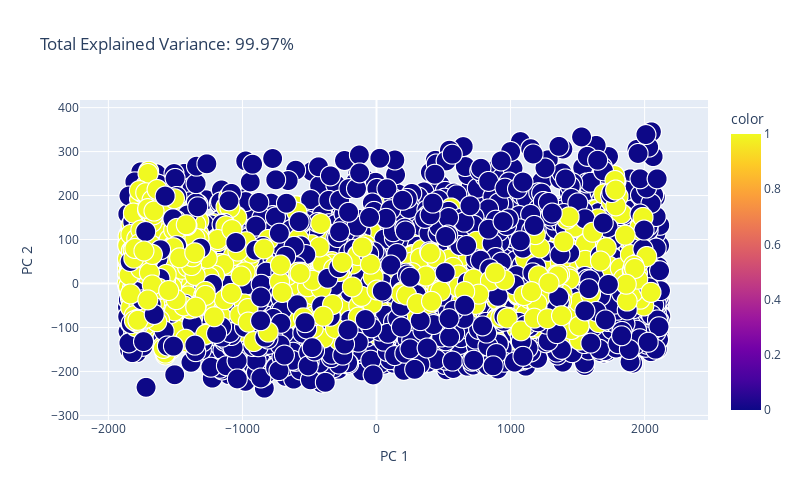

The cell this chart's notebook holds for it:
### Markdown cell above
##### Apply PCA to get the features for modelling

### Code cell
# 2 components
pca_2 = PCA(n_components = 2)
# features after pca
components_2 = pca_2.fit_transform(X_train)

total_var = pca_2.explained_variance_ratio_.sum() * 100

fig_pca = px.scatter(components_2, x = 0, y = 1, color = y_train, size = 0.1 * np.ones(len(X_train)), opacity = 1,
                     title = f'Total Explained Variance: {total_var:.2f}%',
                     labels = {'0': 'PC 1', '1': 'PC 2'},
                     width = 800, height = 500)
fig_pca.show()

### Figure 1 — Plotly figure (JSON) as saved in the notebook; plotly's stock layout.template omitted (floating-point values rounded to 4 significant figures; data arrays with more than 128 entries replaced by an {"elided": "..."} marker saying what was removed)
{"data": [{"hovertemplate": "PC 1=%{x}<br>PC 2=%{y}<br>size=%{marker.size}<br>color=%{marker.color}<extra></extra>", "legendgroup": "", "marker": {"color": {"elided": "6805 int values"}, "coloraxis": "coloraxis", "opacity": 1, "size": {"elided": "6805 float values"}, "sizemode": "area", "sizeref": 0.00025, "symbol": "circle"}, "mode": "markers", "name": "", "showlegend": false, "type": "scattergl", "x": {"elided": "6805 float values"}, "xaxis": "x", "y": {"elided": "6805 float values"}, "yaxis": "y"}], "layout": {"coloraxis": {"colorbar": {"title": {"text": "color"}}, "colorscale": [[0, "#0d0887"], [0.1111, "#46039f"], [0.2222, "#7201a8"], [0.3333, "#9c179e"], [0.4444, "#bd3786"], [0.5556, "#d8576b"], [0.6667, "#ed7953"], [0.7778, "#fb9f3a"], [0.8889, "#fdca26"], [1, "#f0f921"]]}, "height": 500, "legend": {"itemsizing": "constant", "tracegroupgap": 0}, "title": {"text": "Total Explained Variance: 99.97%"}, "width": 800, "xaxis": {"anchor": "y", "domain": [0, 1], "title": {"text": "PC 1"}}, "yaxis": {"anchor": "x", "domain": [0, 1], "title": {"text": "PC 2"}}}}
